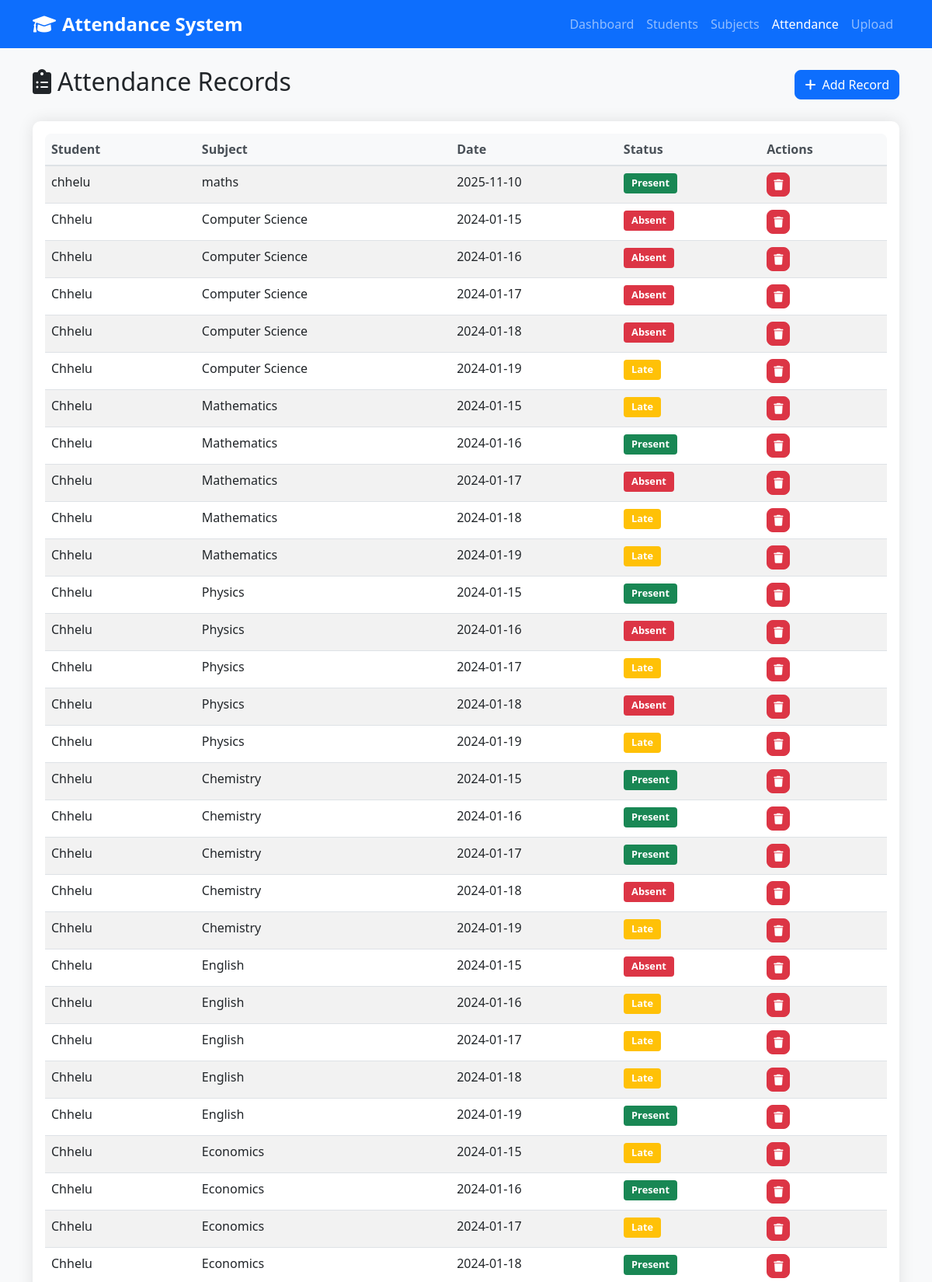
The app's page /attendance (upper part) with its own data.
### app.py (models this page shows, shortened)
class AttendanceRecord(db.Model):
    id = db.Column(db.Integer, primary_key=True)
    student_id = db.Column(db.Integer, db.ForeignKey('student.id'), nullable=False)
    subject_id = db.Column(db.Integer, db.ForeignKey('subject.id'), nullable=False)
    date = db.Column(db.Date, nullable=False)
    status = db.Column(db.String(10), nullable=False)
    created_at = db.Column(db.DateTime, default=datetime.utcnow)
    student = db.relationship('Student', backref='attendance_records')
    subject = db.relationship('Subject', backref='attendance_records')

class Student(db.Model):
    id = db.Column(db.Integer, primary_key=True)
    student_id = db.Column(db.String(20), unique=True, nullable=False)
    name = db.Column(db.String(100), nullable=False)
    email = db.Column(db.String(100))
    created_at = db.Column(db.DateTime, default=datetime.utcnow)

class Subject(db.Model):
    id = db.Column(db.Integer, primary_key=True)
    code = db.Column(db.String(10), unique=True, nullable=False)
    name = db.Column(db.String(100), nullable=False)
    created_at = db.Column(db.DateTime, default=datetime.utcnow)

### app.py (the view)
@app.route('/attendance')
def attendance():
    records = AttendanceRecord.query.join(Student).join(Subject).all()
    return render_template('attendance.html', records=records)

### templates/attendance.html (shortened to what this page needs)
{% extends "base.html" %}
{% block content %}
<div class="row">
    <div class="col-12">
        <div class="d-flex justify-content-between align-items-center mb-4">
            <h2><i class="fas fa-clipboard-list me-2"></i>Attendance Records</h2>
            <button class="btn btn-primary" data-bs-toggle="modal" data-bs-target="#attendanceModal">
                <i class="fas fa-plus me-2"></i>Add Record
            </button>
        </div>
    </div>
</div>
<div class="card">
    <div class="card-body">
        <div class="table-responsive">
            <table class="table table-striped">
                <thead>
                    <tr>
                        <th>Student</th>
                        <th>Subject</th>
                        <th>Date</th>
                        <th>Status</th>
                        <th>Actions</th>
                    </tr>
                </thead>
                <tbody>
                    {% for record in records %}
                    <tr>
                        <td>{{ record.student.name }}</td>
                        <td>{{ record.subject.name }}</td>
                        <td>{{ record.date.strftime('%Y-%m-%d') }}</td>
                        <td>
                            <span class="badge bg-{% if record.status == 'Present' %}success{% elif record.status == 'Absent' %}danger{% else %}warning{% endif %}">
                                {{ record.status }}
                            </span>
                        </td>
                        <td>
                            <button class="btn btn-sm btn-danger" onclick="deleteRecord({{ record.id }})">
                                <i class="fas fa-trash"></i>
                            </button>
                        </td>
                    </tr>
                    {% endfor %}
                </tbody>
            </table>
        </div>
    </div>
</div>
{% endblock %}

### static/css/style.css (style rules this page uses)
:root { --primary-color: #007bff; --secondary-color: #6c757d; --success-color: #28a745; --danger-color: #dc3545; --warning-color: #ffc107; --info-color: #17a2b8; }
body { background-color: #f8f9fa; font-family: 'Segoe UI', Tahoma, Geneva, Verdana, sans-serif; }
.card { border: none; border-radius: 10px; box-shadow: 0 0 20px rgba(0, 0, 0, 0.1); margin-bottom: 20px; }
.btn { border-radius: 8px; font-weight: 500; transition: all 0.3s ease; }
.table { border-radius: 8px; overflow: hidden; }
.table thead th { background-color: #f8f9fa; border-bottom: 2px solid #dee2e6; font-weight: 600; color: #495057; }
.badge { font-size: 0.8rem; padding: 0.5em 0.8em; }
.card { animation: fadeIn 0.5s ease-out; }

### records on screen
AttendanceRecord: student.name "chhelu", subject.name "maths", date "2025-11-10", status "Present"
AttendanceRecord: student.name "Chhelu", subject.name "Computer Science", date "2024-01-15", status "Absent"
AttendanceRecord: student.name "Chhelu", subject.name "Computer Science", date "2024-01-16", status "Absent"
AttendanceRecord: student.name "Chhelu", subject.name "Computer Science", date "2024-01-17", status "Absent"
AttendanceRecord: student.name "Chhelu", subject.name "Computer Science", date "2024-01-18", status "Absent"
AttendanceRecord: student.name "Chhelu", subject.name "Computer Science", date "2024-01-19", status "Late"
AttendanceRecord: student.name "Chhelu", subject.name "Mathematics", date "2024-01-15", status "Late"
AttendanceRecord: student.name "Chhelu", subject.name "Mathematics", date "2024-01-16", status "Present"
AttendanceRecord: student.name "Chhelu", subject.name "Mathematics", date "2024-01-17", status "Absent"
AttendanceRecord: student.name "Chhelu", subject.name "Mathematics", date "2024-01-18", status "Late"
AttendanceRecord: student.name "Chhelu", subject.name "Mathematics", date "2024-01-19", status "Late"
AttendanceRecord: student.name "Chhelu", subject.name "Physics", date "2024-01-15", status "Present"
AttendanceRecord: student.name "Chhelu", subject.name "Physics", date "2024-01-16", status "Absent"
AttendanceRecord: student.name "Chhelu", subject.name "Physics", date "2024-01-17", status "Late"
AttendanceRecord: student.name "Chhelu", subject.name "Physics", date "2024-01-18", status "Absent"
AttendanceRecord: student.name "Chhelu", subject.name "Physics", date "2024-01-19", status "Late"
AttendanceRecord: student.name "Chhelu", subject.name "Chemistry", date "2024-01-15", status "Present"
AttendanceRecord: student.name "Chhelu", subject.name "Chemistry", date "2024-01-16", status "Present"
AttendanceRecord: student.name "Chhelu", subject.name "Chemistry", date "2024-01-17", status "Present"
AttendanceRecord: student.name "Chhelu", subject.name "Chemistry", date "2024-01-18", status "Absent"
AttendanceRecord: student.name "Chhelu", subject.name "Chemistry", date "2024-01-19", status "Late"
AttendanceRecord: student.name "Chhelu", subject.name "English", date "2024-01-15", status "Absent"
AttendanceRecord: student.name "Chhelu", subject.name "English", date "2024-01-16", status "Late"
AttendanceRecord: student.name "Chhelu", subject.name "English", date "2024-01-17", status "Late"
AttendanceRecord: student.name "Chhelu", subject.name "English", date "2024-01-18", status "Late"
AttendanceRecord: student.name "Chhelu", subject.name "English", date "2024-01-19", status "Present"
AttendanceRecord: student.name "Chhelu", subject.name "Economics", date "2024-01-15", status "Late"
AttendanceRecord: student.name "Chhelu", subject.name "Economics", date "2024-01-16", status "Present"
AttendanceRecord: student.name "Chhelu", subject.name "Economics", date "2024-01-17", status "Late"
AttendanceRecord: student.name "Chhelu", subject.name "Economics", date "2024-01-18", status "Present"
